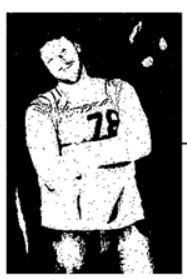
#> input picture man.jpg, 187 x 279 px, found by its file name
$ python '177_opening&closing.py'
#> lines starting #> are read from the running program, lines starting #| are printed output that depends on the picture; after the words box and inside, x2 and y2 are one past the last pixel; in counts of white or black regions, pixels touching at a corner belong together
import cv2
import numpy as np

# Read the image (adjust path if needed)
img = cv2.imread('./Image_Processing/man.jpg', 0)
#> img is the input picture: shape (279, 187); min 0, max 255, mean 114.9

# Get image dimensions
m, n = img.shape
#> m = 279; n = 187

# Define the 4x4 structuring element
se = [[1, 1, 1, 1],
      [1, 1, 1, 1],
      [1, 1, 1, 1],
      [1, 1, 1, 1]]

# Initialize the output images
opened_img = np.zeros([m, n], dtype=np.uint8)
closed_img = np.zeros([m, n], dtype=np.uint8)

# Apply opening (erosion followed by dilation)
for i in range(2, m-2):
    for j in range(2, n-2):
        min_pixel = np.min(img[i-2:i+2, j-2:j+2])
        opened_img[i, j] = min_pixel
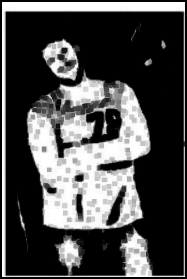
#> opened_img: shape (279, 187); min 0, max 255, mean 76.6

for i in range(2, m-2):
    for j in range(2, n-2):
        max_pixel = np.max(opened_img[i-2:i+2, j-2:j+2])
        opened_img[i, j] = max_pixel
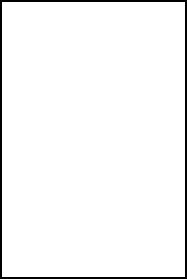
#> opened_img: shape (279, 187); 96.5% white; 1 black region, box (x1, y1, x2, y2) and area: (0, 0, 187, 279) 1848

# Apply closing (dilation followed by erosion)
for i in range(2, m-2):
    for j in range(2, n-2):
        max_pixel = np.max(img[i-2:i+2, j-2:j+2])
        closed_img[i, j] = max_pixel
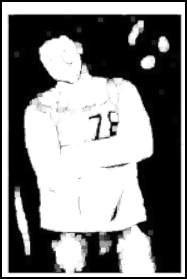
#> closed_img: shape (279, 187); min 0, max 255, mean 131.6

for i in range(2, m-2):
    for j in range(2, n-2):
        min_pixel = np.min(closed_img[i-2:i+2, j-2:j+2])
        closed_img[i, j] = min_pixel
#> closed_img: shape (279, 187); every value is 0

# Save the output images
out_image_opened = np.hstack([img, opened_img])
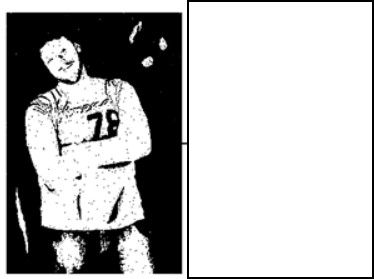
#> out_image_opened: shape (279, 374); min 0, max 255, mean 180.4
out_image_closed = np.hstack([img, closed_img])
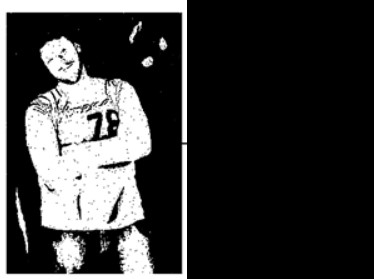
#> out_image_closed: shape (279, 374); min 0, max 255, mean 57.5
cv2.imshow('Original and Opened Image', out_image_opened)
cv2.imshow('Original and Closed Image', out_image_closed)
cv2.waitKey(0)
cv2.destroyAllWindows()
